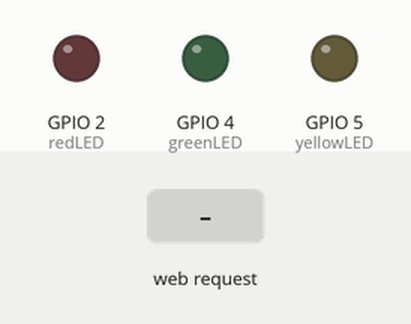
This sketch was run on a simulated ESP8266 (NodeMCU). Shown: output pins drawn as LEDs (lit = HIGH). The test bench sets the inputs (shaded band). WiFi joins after 1.5 s; servers stay silent unless stated; what the sketch prints to the serial monitor is not drawn.

Above: at 2.7 s.
2.8 s: HTTP request GET /2/on received
At 3.2 s:
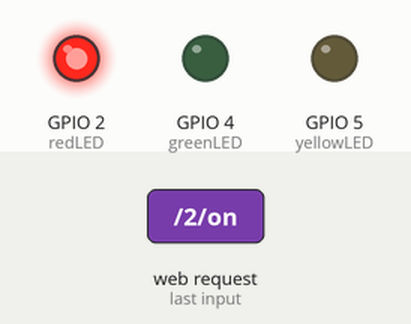
4.3 s: HTTP request GET /4/on received
At 5.5 s:
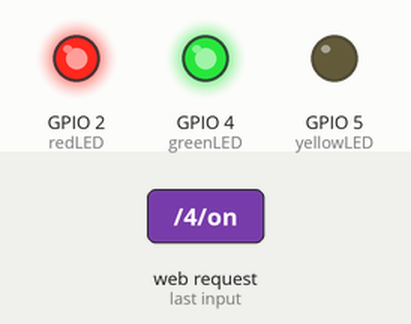
5.8 s: HTTP request GET /2/off received
At 6.7 s:
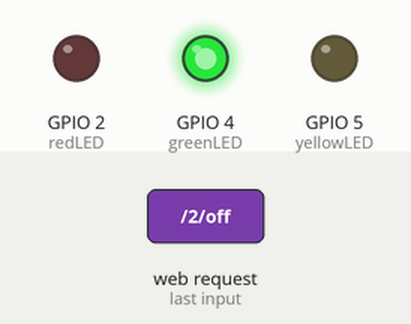
7.3 s: HTTP request GET /5/on received
At 7.8 s:
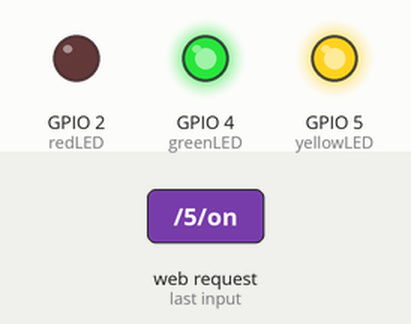
8.8 s: HTTP request GET /4/off received
At 10.0 s:
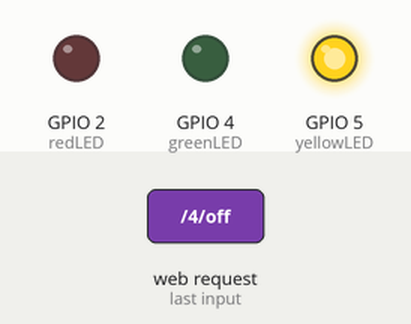
10.3 s: HTTP request GET /2/on received
At 11.3 s:
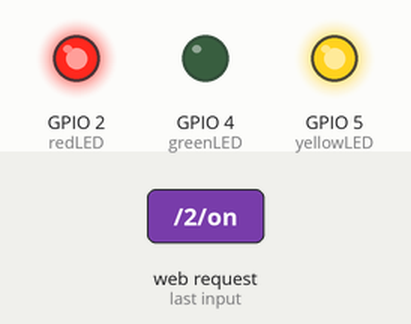
Timing chart, 0 to 12.8 s (numbered marks = the images above; inputs shaded):
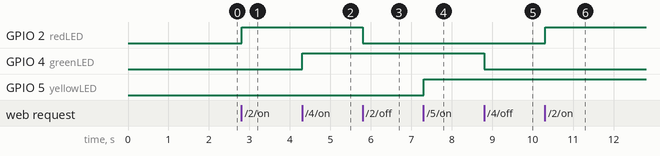

The sketch:

LED_3web.ino.ino
```cpp
#include <ESP8266WiFi.h>

// Enter your wifi network name and Wifi Password
const char* ssid = "sarala";
const char* password = "48484848";

// Set web server port number to 80
WiFiServer server(80);

// Variable to store the HTTP request
String header;

// These variables store current output state of LED
String outputRedState = "off";
String outputGreenState = "off";
String outputYellowState = "off";

// Assign output variables to GPIO pins
const int redLED = 2;
const int greenLED = 4;
const int yellowLED = 5;

// Current time
unsigned long currentTime = millis();
// Previous time
unsigned long previousTime = 0;
// Define timeout time in milliseconds (example: 2000ms = 2s)
const long timeoutTime = 2000;

void setup() {
Serial.begin(115200);
// Initialize the output variables as outputs
pinMode(redLED, OUTPUT);
pinMode(greenLED, OUTPUT);
pinMode(yellowLED,OUTPUT);
// Set outputs to LOW
digitalWrite(redLED, LOW);
digitalWrite(greenLED, LOW);
digitalWrite(yellowLED, LOW);

// Connect to Wi-Fi network with SSID and password
Serial.print("Connecting to ");
Serial.println(ssid);
WiFi.begin(ssid, password);
while (WiFi.status() != WL_CONNECTED) {
delay(500);
Serial.print(".");
}
// Print local IP address and start web server
Serial.println("");
Serial.println("WiFi connected.");
Serial.println("IP address: ");
Serial.println(WiFi.localIP());
server.begin();
}

void loop(){
WiFiClient client = server.available(); // Listen for incoming clients

if (client) { // If a new client connects,
Serial.println("New Client."); // print a message out in the serial port
String currentLine = ""; // make a String to hold incoming data from the client
currentTime = millis();
previousTime = currentTime;
while (client.connected() && currentTime - previousTime <= timeoutTime) { // loop while the client's connected
currentTime = millis();
if (client.available()) { // if there's bytes to read from the client,
char c = client.read(); // read a byte, then
Serial.write(c); // print it out the serial monitor
header += c;
if (c == '\n') { // if the byte is a newline character
// if the current line is blank, you got two newline characters in a row.
// that's the end of the client HTTP request, so send a response:
if (currentLine.length() == 0) {
// HTTP headers always start with a response code (e.g. HTTP/1.1 200 OK)
// and a content-type so the client knows what's coming, then a blank line:
client.println("HTTP/1.1 200 OK");
client.println("Content-type:text/html");
client.println("Connection: close");
client.println();

// turns the GPIOs on and off
if (header.indexOf("GET /2/on") >= 0) {
Serial.println("RED LED is on");
outputRedState = "on";
digitalWrite(redLED, HIGH);
} else if (header.indexOf("GET /2/off") >= 0) {
Serial.println("RED LED is off");
outputRedState = "off";
digitalWrite(redLED, LOW);
} else if (header.indexOf("GET /4/on") >= 0) {
Serial.println("Green LED is on");
outputGreenState = "on";
digitalWrite(greenLED, HIGH);
} else if (header.indexOf("GET /4/off") >= 0) {
Serial.println("Green LED is off");
outputGreenState = "off";
digitalWrite(greenLED, LOW);
} else if (header.indexOf("GET /5/on") >= 0) {
Serial.println("Yellow LED is on");
outputYellowState = "on";
digitalWrite(yellowLED, HIGH);
} else if (header.indexOf("GET /5/off") >= 0) {
Serial.println("Yellow LED is off");
outputYellowState = "off";
digitalWrite(yellowLED, LOW);
}

// Display the HTML web page
client.println("<!DOCTYPE html><html>");
client.println("<head><meta name=\"viewport\" content=\"width=device-width, initial-scale=1\">");
client.println("<link rel=\"icon\" href=\"data:,\">");
// CSS to style the on/off buttons
client.println("<style>html { font-family: Helvetica; display: inline-block; margin: 0px auto; text-align: center;}");
client.println(".buttonRed { background-color: #ff0000; border: none; color: white; padding: 16px 40px; border-radius: 60%;");
client.println("text-decoration: none; font-size: 30px; margin: 2px; cursor: pointer;}");
client.println(".buttonGreen { background-color: #00ff00; border: none; color: white; padding: 16px 40px; border-radius: 60%;");
client.println("text-decoration: none; font-size: 30px; margin: 2px; cursor: pointer;}");
client.println(".buttonYellow { background-color: #feeb36; border: none; color: white; padding: 16px 40px; border-radius: 60%;");
client.println("text-decoration: none; font-size: 30px; margin: 2px; cursor: pointer;}");
client.println(".buttonOff { background-color: #77878A; border: none; color: white; padding: 16px 40px; border-radius: 70%;");
client.println("text-decoration: none; font-size: 30px; margin: 2px; cursor: pointer;}</style></head>");

// Web Page Heading
client.println("<body><h1>My LED Control Server</h1>");

// Display current state, and ON/OFF buttons for GPIO 2 Red LED
client.println("<p>Red LED is " + outputRedState + "</p>");
// If the outputRedState is off, it displays the OFF button
if (outputRedState=="off") {
client.println("<p><a href=\"/2/on\"><button class=\"button buttonOff\">OFF</button></a></p>");
} else {
client.println("<p><a href=\"/2/off\"><button class=\"button buttonRed\">ON</button></a></p>");
}

// Display current state, and ON/OFF buttons for GPIO 4 Green LED
client.println("<p>Green LED is " + outputGreenState + "</p>");
// If the outputGreenState is off, it displays the OFF button
if (outputGreenState =="off") {
client.println("<p><a href=\"/4/on\"><button class=\"button buttonOff\">OFF</button></a></p>");
} else {
client.println("<p><a href=\"/4/off\"><button class=\"button buttonGreen\">ON</button></a></p>");
}
client.println("</body></html>");

// Display current state, and ON/OFF buttons for GPIO 5 Yellow LED
client.println("<p>Yellow LED is " + outputYellowState + "</p>");
// If the outputYellowState is off, it displays the OFF button
if (outputYellowState =="off") {
client.println("<p><a href=\"/5/on\"><button class=\"button buttonOff\">OFF</button></a></p>");
} else {
client.println("<p><a href=\"/5/off\"><button class=\"button buttonYellow\">ON</button></a></p>");
}
client.println("</body></html>");

// The HTTP response ends with another blank line
client.println();
// Break out of the while loop
break;
} else { // if you got a newline, then clear currentLine
currentLine = "";
}
} else if (c != '\r') { // if you got anything else but a carriage return character,
currentLine += c; // add it to the end of the currentLine
}
}
}
// Clear the header variable
header = "";
// Close the connection
client.stop();
Serial.println("Client disconnected.");
Serial.println("");
}
}
```

Measured:
- after the input at 2.8 s, GPIO 2 (redLED): LOW → HIGH at once
- after the input at 4.3 s, GPIO 4 (greenLED): LOW → HIGH at once
- after the input at 5.8 s, GPIO 2 (redLED): HIGH → LOW at once
- after the input at 7.3 s, GPIO 5 (yellowLED): LOW → HIGH at once
- after the input at 8.8 s, GPIO 4 (greenLED): HIGH → LOW at once
- after the input at 10.3 s, GPIO 2 (redLED): LOW → HIGH at once
